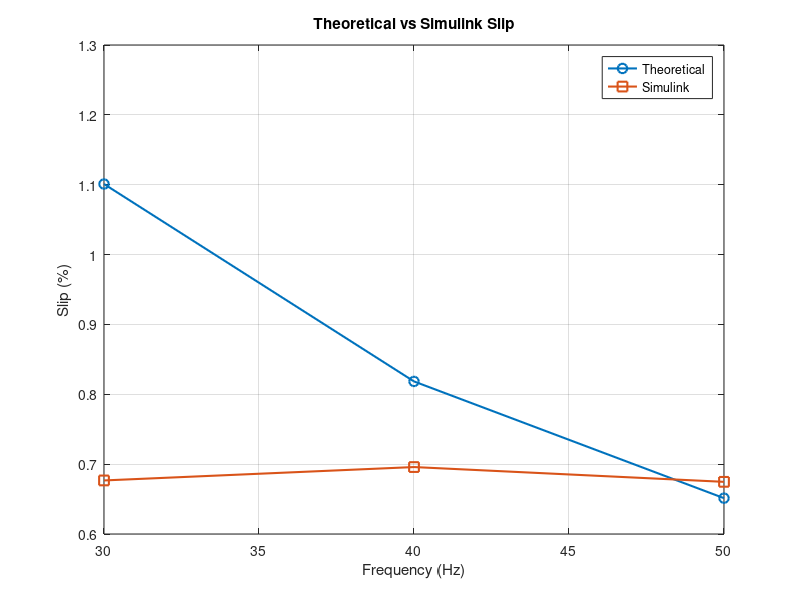

Write MATLAB code to recreate this figure.
f = [30 40 50];

Ns = [900 1200 1500];

Nr_sim = [893.91 1191.65 1489.88];

slip_theory = [1.1010 0.8184 0.6513];

slip_sim = (Ns - Nr_sim)./Ns * 100;

fprintf('Frequency   Theory Slip   Simulink Slip\n');
fprintf('----------------------------------------\n');

for k = 1:length(f)
    fprintf('%6.0f Hz     %8.4f %%      %8.4f %%\n', ...
        f(k),slip_theory(k),slip_sim(k));
end

figure;

plot(f,slip_theory,'-o','LineWidth',1.5,'MarkerSize',7);
hold on;

plot(f,slip_sim,'-s','LineWidth',1.5,'MarkerSize',7);

grid on;

xlabel('Frequency (Hz)');
ylabel('Slip (%)');

title('Theoretical vs Simulink Slip');

legend('Theoretical','Simulink','Location','best');
